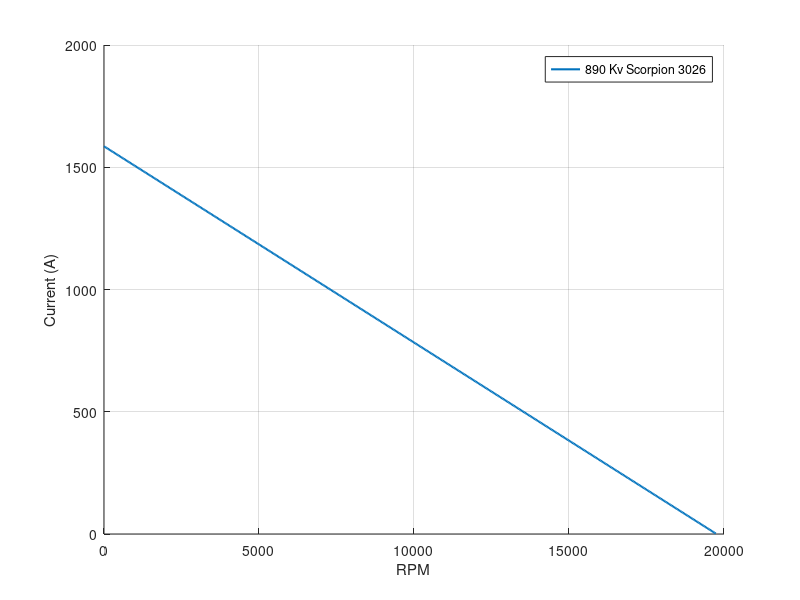
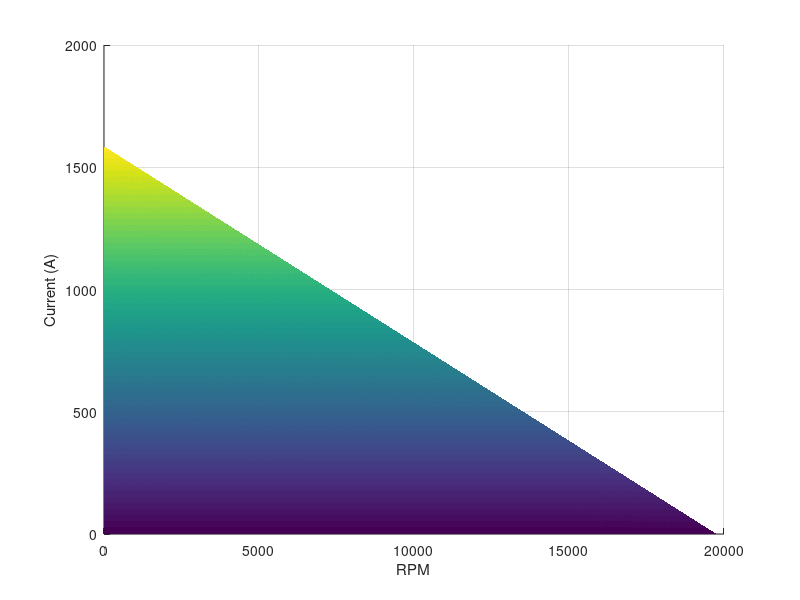
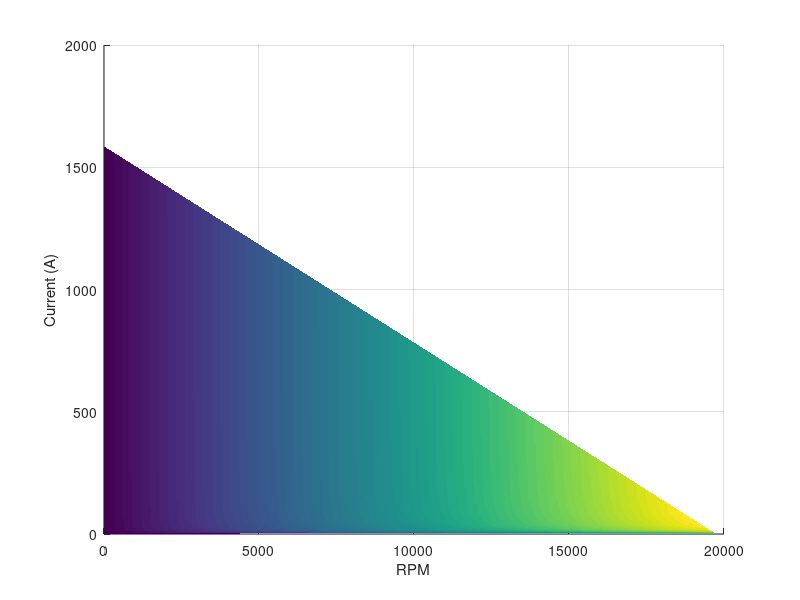

Recreate these plots in MATLAB, in order.
clear all
close all
clc

%% Motor names/data initialization

motor_name = {'760 Kv Cobra 2826';
    '810 Kv Turnigy g10';
    '830 Kv Scorpion 3014';
    '890 Kv Scorpion 3026';
    '900 Kv Scorpion 2215';
    '1110 Kv Scorpion 3020'};

% motor_data matrix holds the data for each given motor, w columns as such:
% Kv Rm Io 
% Kv: Motor Rating (RPM/V)
% Rm: Internal Motor Resistance (Ohms)
% Io: No Load Current (Amps)
motor_data = [
    760,.045,1.1;
    810,.035,1.2;
    830,.042,1.06;
    890,.014,1.9;
    900,.142,.52;
    1110,.016,2.08
    ];
%% Initialize Variables
steps = 500;
V = 22.2;
Kv_Kt = 1355; % Product of Kv & Kt

Kv = zeros(length(motor_name),1);
Rm = zeros(length(motor_name),1);
I0 = zeros(length(motor_name),1);
Kt = zeros(length(motor_name),1);

RPMmax = zeros(length(motor_name),1); % Maximum possible RPM for each motor
RPM = zeros(length(motor_name),steps); % Vectors of RPM values
I_max_op = zeros(length(motor_name),steps); % Max Operating Current at each RPM

I_RPM = zeros(steps,steps); % Vectors of I values for each RPM

Q = zeros(steps,steps); % Matrix holding torque values across RPM-I grid
Pin = zeros(steps,steps); % Matrix holding Pin values across RPM-I grid
Pout = zeros(steps,steps); % Matrix holding Pout values across RPM-I grid
eta_Motor = zeros(steps,steps); % Matrix holding efficiency values across RPM-I grid

RPM_I_grid = cell(length(motor_name),1); % Cell array holding grid for RPM and I values

Q_grid = cell(length(motor_name),1); % Cell array holding torque at each RPM for range of current values
Pin_grid = cell(length(motor_name),1); % Cell array holding Pin at each RPM for range of current values 
Pout_grid = cell(length(motor_name),1); % Cell array holding Pout at each RPM for range of current values
eta_Motor_grid = cell(length(motor_name),1); % Cell array holding efficiency at each RPM for range of current values


%% Data Analysis for all motors
for n = 1:length(motor_name)
% for n = 1
    % Initialize Variables
    Kv(n) = motor_data(n,1);
    Rm(n) = motor_data(n,2);
    I0(n) = motor_data(n,3);
    Kt(n) = Kv_Kt/Kv(n);
    
    RPMmax(n) = Kv(n) * (V - Rm(n)*I0(n));
    RPM(n,:) = linspace(0,RPMmax(n),steps);
    
    I_max_op(n,:) = (V - RPM(n,:)/Kv(n)) / Rm(n); % Max Operating Current at each RPM
    
%     RPM_plot = ones(steps,steps); % Making a matrix for RPM for plotting surface
    
    for m = 1:steps
        I_RPM(:,m) = linspace(I0(n),I_max_op(n,m),steps); % Distribution of I as a function of RPM (row is I, col. is RPM)
        Q(:,m) = Kt(n) * (I_RPM(:,m) - I0(n)) * 0.00706;
        
        Pin(:,m) = V * I_RPM(:,m);
        Pout(:,m) = Q(:,m) * RPM(n,m) * 2*pi/60;
        
        eta_Motor(:,m) = Pout(:,m)./Pin(:,m);
        
%         RPM_plot(m,:) = RPM(n,:);
        
    end
    
%     Q(n,:) = (Kt(n)*(I(n,:)-I0(n)))*0.00706; % eqn for torque w/ conversion to Nm
%     
%     Pin(n,:) = V*I(n,:);
%     Pout(n,:) = (Q(n,:).*RPM(n,:))*2*pi/60;
%     
%     eta_Motor(n,:) = Pout(n,:)./Pin(n,:);
    
    RPM_I_grid{n} = I_RPM; % We keep this in a cell array so we can find our desired operating condition
    
    Q_grid{n} = Q;
    Pin_grid{n} = Pin;
    Pout_grid{n} = Pout;
    eta_Motor_grid{n} = eta_Motor;
    
end

%% Plotting for singular motors

for n = 4
    % Creating Matrix for operating RPM based on the motor index
    RPM_plot = ones(steps,steps); % Making a matrix for RPM for plotting surface
    for m = 1:steps
        RPM_plot(m,:) = RPM(n,:);
    end
    
    figure(1)
    hold on
    plot(RPM(n,:),I_max_op(n,:),'LineWidth',1.5)
    grid on
    xlabel('RPM')
    ylabel('Current (A)')
    legend(motor_name{n},'Location','NorthEast')
%     axis([0 max(RPMmax) 0 1.05*max(I_max_op(n,:),[],'all')])
    
    figure(2)
    hold on
    surf(RPM_plot,RPM_I_grid{n},Q_grid{n},'LineStyle','none')
    grid on
    xlabel('RPM')
    ylabel('Current (A)')
    zlabel('Torque (Nm)')
    
    figure(3)
    hold on
    surf(RPM_plot,RPM_I_grid{n},eta_Motor_grid{n},'EdgeColor','none')
    grid on
    xlabel('RPM')
    ylabel('Current (A)')
    zlabel('Motor Efficiency')
end

%% Old Work/Plots
% Kv = 890;
% Rm = 14e-3; % Internal Motor Resistance (Ohms)
% V = 22.2;
% I0 = 2.25; % No-Load Current (Amps)
% RPMmax = Kv*(V - Rm*I0);
% 
% RPM = linspace(0,RPMmax,1000);

% RPM = Kv * (V-I*Rm);
% I = (V - RPM/Kv)/(Rm);
% Kt = 1355/Kv;
% Q = (Kt*(I-I0))*0.00706; % eqn for torque w/ conversion to Nm
% 
% Pin = V*I;
% Pout = (Q.*RPM)*2*pi/60;
% 
% eta_Motor = Pout./Pin;

%     figure(2)
%     hold on
% %     contour(I_RPM)
%     contour(RPM(n,:),I_max_op(n,:),I_RPM,100)
    
%     figure(2)
%     hold on
%     plot(RPM(n,:),eta_Motor(n,:),'LineWidth',1.5)
%     grid on
%     xlabel('RPM')
%     ylabel('Motor Efficiency')
%     legend(motor_name{n},'Location','NorthWest')
%     axis([0 max(RPMmax) 0 1])
%     
%     figure(3)
%     hold on
%     plot(RPM(n,:),Q(n,:),'LineWidth',1.5)
%     grid on
%     xlabel('RPM')
%     ylabel('Torque (Nm)')
%     legend(motor_name{n},'Location','NorthEast')
%     axis([0 max(RPMmax) 0 1.1*max(Q,[],'all')])

%% Next Steps:
% The above data gives the maximum operating condition at each combination
% of RPM and current; for the torque and efficiency, we can use a 3D plot
% or countour plot to visualize how these parameters vary over a set of
% current and RPM values. 


